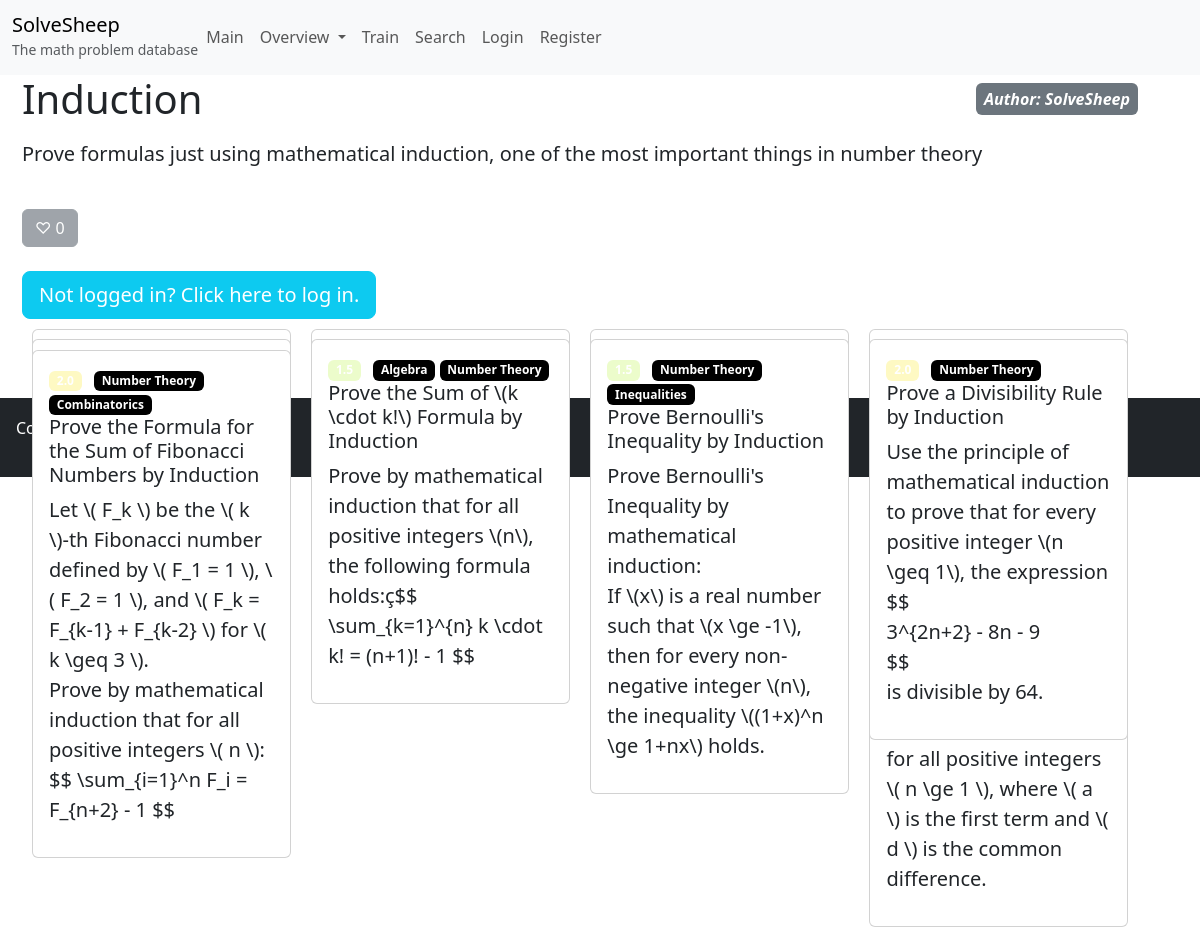
The page /training/bundle/2/ on the database its author committed.
### MainApp/models.py (models this page shows, shortened)
class Bundle(models.Model):
    title = models.CharField(max_length=50)
    description = models.CharField(max_length=1000, blank=True, null=True)
    image = models.ImageField(blank=True, null=True, upload_to="bundles/")
    problems = models.ManyToManyField(Problem, related_name="Problems", blank=True)
    author = models.ForeignKey(settings.AUTH_USER_MODEL, on_delete=models.SET_NULL, null=True, blank=True)
    likes = models.ManyToManyField(settings.AUTH_USER_MODEL, related_name='liked_bundles', blank=True)
    likes_count = models.IntegerField(default=0)
    created = models.DateTimeField(auto_now_add=True)
    updated = models.DateTimeField(auto_now=True)
    needs_reload = models.BooleanField(default=False)
    relodeable = models.BooleanField(default=False)

class Problem(models.Model):
    title = models.CharField(max_length=50)
    text = models.CharField(max_length=1000, blank=True, null=True)
    image = models.ImageField(blank=True, null=True, upload_to="problems/")
    video = models.URLField(blank=True, null=True)
    author = models.ForeignKey(settings.AUTH_USER_MODEL, on_delete=models.SET_NULL, null=True, blank=True)
    type_tags = models.ManyToManyField(TypeTag, blank=True)
    dif_tag = models.ForeignKey(DifTag, null=True, blank=True, on_delete=models.SET_NULL)
    likes = models.ManyToManyField(settings.AUTH_USER_MODEL, related_name='liked_problems', blank=True)
    likes_count = models.IntegerField(default=0)
    created = models.DateTimeField(auto_now_add=True)
    updated = models.DateTimeField(auto_now=True)
    def class_name(self):
        return self.__class__.__name__

class TypeTag(models.Model):
    name = models.CharField(max_length=30)
    color = models.CharField(max_length=7, validators=[hex_color_validator], default="#000000")

### UsersApp/models.py (models this page shows, shortened)
class User(AbstractBaseUser, PermissionsMixin):
    username = models.CharField(max_length=50, unique=True)
    email = models.EmailField(unique=True)
    is_staff = models.BooleanField(default=False)
    is_active = models.BooleanField(default=True)
    last_username_change = models.DateTimeField(null=True, blank=True)
    objects = UserManager()              # dice a Django que use este manager
    USERNAME_FIELD = 'email'             # campo para login
    REQUIRED_FIELDS = ['username']       # campos requeridos en createsuperuser
    def __str__(self):
        return self.username

### Training/views.py (the view)
# urls.py: path("bundle/<int:bund_id>/", Open_bundle, name="Bundle"),
def Open_bundle(request, bund_id):
    bund = get_object_or_404(Bundle, id=bund_id)
    return render(request, 'bundle_interface.html', {
        'bund':bund,
        'Card_objs':bund.problems.all()
    })

### MainApp/templatetags/latex_safe_truncate.py (called while the page is built)
@register.filter
def latex_truncate(text, max_words=30):
    if not text:
        return ""
    blocks = LATEX_PATTERN.findall(text)
    clean_text = LATEX_PATTERN.sub("<<<LATEX>>>", text)
    words = clean_text.split()
    if len(words) <= int(max_words):
        return text  # no truncar
    truncated = " ".join(words[:int(max_words)]) + " …"
    for block in blocks:
        truncated = truncated.replace("<<<LATEX>>>", block, 1)
    return truncated

### Training/templates/bundle_interface.html (shortened to what this page needs)
{% extends "base.html" %}
{% block content %}
<div class="container" style="margin-left: 10px;">
<div class="d-flex justify-content-between align-items-center mb-3">
    <h1 class="mb-0">{{ bund.title }}</h1>
    {% if bund.author %}
        <a href="{% url 'UserInterface' bund.author %}">
          <h2 class="mb-0 text-end">
            <span class="badge bg-secondary fs-6 p-2 fst-italic">
                Author: {{ bund.author }}
            </span>
        </h2>
        </a>
    {% endif %}
</div>
  <p class="fs-5">{{ bund.description }}</p>
  <br>
  <button id="LikeBTN" {% if request.user.is_authenticated %} class="btn btn-success btn-lg" {% else %} class ="btn btn-secondary" disabled {% endif %}>
    <span id="likes-emoji">
      {% if request.user in bund.likes.all %}
        ♥︎
      {% else %}
        ♡
      {% endif %}
    </span>
    <span id="likes-count">{{bund.likes_count}}</span>
  </button>
  <br><br>
  {% if not request.user.is_authenticated %}
    <a href="{% url 'Login' %}" class="btn btn-info btn-lg" style="color: white;">
     Not logged in? Click here to log in.
    </a>
  {% endif %}
  <div>
    {% include 'grid_display.html' %}
  </div>
<br>
{% endblock %}

### MainApp/templates/base.html (shortened to what this page needs)
{% load static %}
<!doctype html>
<html lang="en">
  <head>
    <link href="https://cdn.jsdelivr.net/npm/bootstrap@5.3.8/dist/css/bootstrap.min.css" rel="stylesheet">
 </head>
  <body>
    <header>
      <nav class="navbar navbar-expand-lg bg-body-tertiary">
        <div class="container-fluid">
          <div>
            <h1 class="navbar-brand">SolveSheep</h1>
            <h2 class="small text-muted">The math problem database</h2>
          </div>
          <div class="collapse navbar-collapse" id="navbarSupportedContent">
            <ul class="navbar-nav me-auto mb-2 mb-lg-0" >
              <li class="nav-item">
                <a class="nav-link {% if request.resolver_match.url_name == 'Main' %} active {% endif %}" aria-current="page" href="{% url 'Main' %}">Main</a>
              </li>
              <li class="nav-item dropdown">
                <a class="nav-link dropdown-toggle" href="#" id="navbarDropdown" role="button" data-bs-toggle="dropdown" aria-expanded="false">
                  Overview
                </a>
              </li>
              <li class="nav-item">
                <a class="nav-link {% if request.resolver_match.url_name == 'Train' %} active {% endif %}" href="{% url 'Training' %}">Train</a>
              </li>
              <li class="nav-item">
                <a class="nav-link {% if request.resolver_match.url_name == 'Search' %} active {% endif %}" href="{% url 'Search' %}">Search</a>
              </li>
              {% if request.user.is_authenticated %}
              <!-- <li class="nav-item">
                <a class="nav-link {% if request.resolver_match.url_name == 'Account' %} active {% endif %}" href="#">Account</a>
              </li> -->
                <a class="nav-link btn btn btn-warning" href="{% url 'Logout' %}">Logout</a>
              {% else %}
                <a class="nav-link" href="{% url 'Login' %}">Login</a>
                <a class="nav-link" href="{% url 'Register' %}">Register</a>
              {% endif %}
            </ul>
          </div>
        </div>
      </nav>
    </header>
    <main>
      {% block content %}
      {% endblock %}
    </main>
    <footer>
      <div class=" bg-dark text-white p-3">
        <p>Contact:
          <a href="https://mail.google.com/mail/?view=cm&to=solvesheep@gmail.com" target="_blank" class="btn btn-primary btn-sm">solvesheep@gmail.com</a>
        </p>
      </div>
    </footer>
  </body>
</html>

### MainApp/templates/grid_display.html (shortened to what this page needs)
{% extends 'masonry_grid_system.html' %}
{% load latex_safe_truncate %}
{% block content %}
{% for card_obj in Card_objs|slice:":80" %}
  {% if card_obj.class_name == "Problem" %}
    <div class="masonry-grid-item">
      <a href="{% url 'Problem' card_obj.id %}" style="text-decoration: none;">
        <div class="card hover-effect" style="overflow: hidden;">
          <div class="card-body">
            <div>
              <span class="badge"
                    style="background-color: {{ card_obj.dif_tag.color }}; color: white; margin-right: 8px;">
              </span>
              {% for type in card_obj.type_tags.all %}
                <span class="badge"
                      style="background-color: {{ type.color }}; color: white;">
                  {{ type.name }}
                </span>
              {% endfor %}
            </div>
            <h5 class="card-title">{{ card_obj.title }}</h5>
            <p class="fs-5">{{ card_obj.text|linebreaksbr|latex_truncate:100 }}</p>
          </div>
        </div>
      </a>
    </div>
  {% endif %}
{% endfor %}
{% endblock %}

### MainApp/templates/masonry_grid_system.html (shortened to what this page needs)
<div class="masonry-grid">
  {% block content %}
  {% endblock %}
  <div style="clear: both;"></div>
  <br>
</div>
<br>

### MainApp/templates/base.html (style rules this page uses)
.masonry-grid { display: grid; grid-template-columns: repeat(auto-fill, minmax(250px, 1fr)); grid-auto-rows: 10px; gap: 0.04rem; }
.masonry-grid-item { padding: 10px; width: 100%; grid-row-end: span var(--row-span, 1); box-sizing: border-box; }
.masonry-grid-item .card { width: 100%; overflow: hidden; display: flex; flex-direction: column; }
.card-body { overflow-wrap: anywhere; word-break: break-word; }
.hover-effect { transition: box-shadow 0.2s ease, background-color 0.2s ease; }
h1 { margin-bottom: 0; }
h2 { margin-top: 0; font-size: 0.8rem; }

### rows shown on the page
Bundle: title "Induction", author "SolveSheep", description "Prove formulas just using mathematical induction, one of the most important things in number theory", likes_count "0"
Problem: text|latex_truncate "for all positive integers \\( n \\ge 1 \\), where \\( a \\) is the first term and \\( d \\) is the common difference."
Problem: title "Prove the Sum of \\(k \\cdot k!\\) Formula by Induction", text|latex_truncate "Prove by mathematical induction that for all positive integers \\(n\\), the following formula holds:ç$$ \\sum_{k=1}^{n} k \\cdot k! = (n+1)! - 1 $$"
TypeTag: name "Algebra"
TypeTag: name "Number Theory"
Problem: title "Prove Bernoulli's Inequality by Induction", text|latex_truncate "Prove Bernoulli's Inequality by mathematical induction: If \\(x\\) is a real number such that \\(x \\ge -1\\), then for every non-negative integer \\(n\\), the inequality \\((1+x)^n \\ge 1+nx\\) holds."
TypeTag: name "Inequalities"
Problem: title "Prove a Divisibility Rule by Induction", text|latex_truncate "Use the principle of mathematical induction to prove that for every positive integer \\(n \\geq 1\\), the expression $$ 3^{2n+2} - 8n - 9 $$ is divisible by 64."
Problem: title "Prove the Formula for the Sum of Fibonacci Numbers by Induction", text|latex_truncate "Let \\( F_k \\) be the \\( k \\)-th Fibonacci number defined by \\( F_1 = 1 \\), \\( F_2 = 1 \\), and \\( F_k = F_{k-1} + F_{k-2} \\) for \\( k \\geq 3 \\). Prove by mathematical induction that for all positive integers \\( n \\): $$ \\sum_{i=1}^n F_i = F_{n+2} - 1 $$"
TypeTag: name "Combinatorics"
